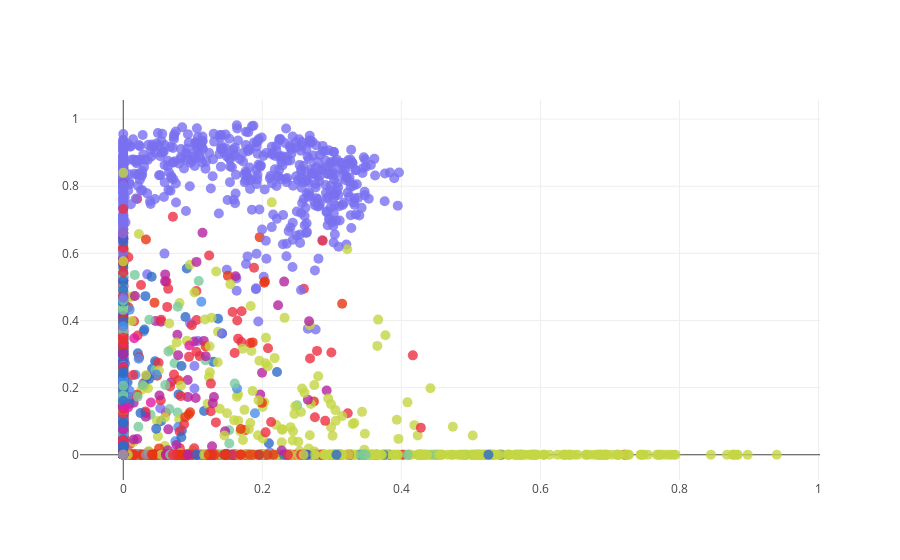

The notebook cell saved with this chart:
### Code cell
get_compressed_input = get_compression_function(autoencoder)
compressed_inputs = get_compressed_input([x_test[:5000]])[0]
# Create a trace
random_colours = ['rgba({},{},{},.8)'.format(*np.random.randint(255, size=3)) for ind in range(10)]

trace = go.Scatter(
    x = compressed_inputs[:,0],
    y = compressed_inputs[:,1],
    mode = 'markers',
    marker = dict(
    size = 10,
    color = [random_colours[label] for label in y_test[:5000]],
    ),
    text = y_test[:5000])

data = [trace]

# Plot and embed in ipython notebook!
py.offline.iplot(data, filename='autoencoder_no_dropout_mnist')

### Figure 1 — Plotly figure (JSON) as saved in the notebook; plotly's stock layout.template omitted (floating-point values rounded to 4 significant figures; data arrays with more than 128 entries replaced by an {"elided": "..."} marker saying what was removed)
{"data": [{"marker": {"color": {"elided": "5000 str values"}, "size": 10}, "mode": "markers", "text": {"elided": "5000 int values"}, "type": "scatter", "uid": "0fcbddc1-4870-4c22-8289-d278063b5c67", "x": {"elided": "5000 float values"}, "y": {"elided": "5000 float values"}}], "layout": {}}
